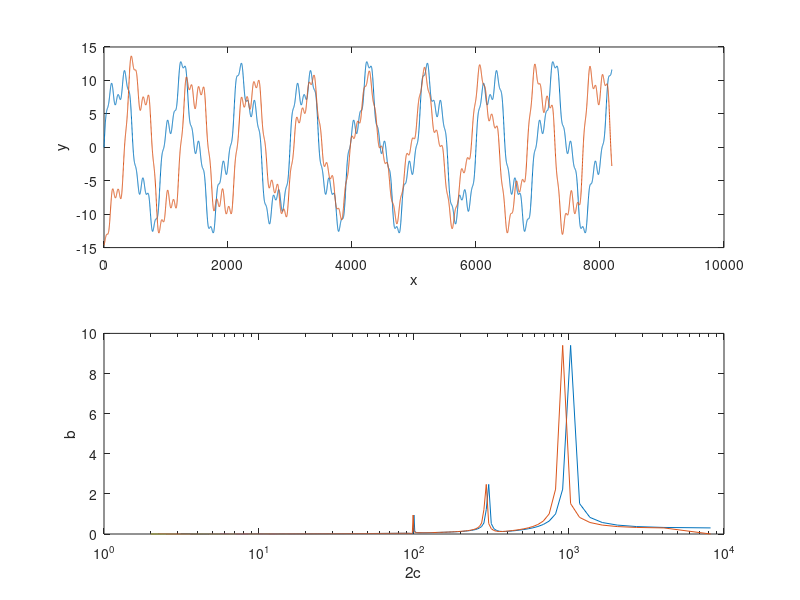

Reproduce this figure in MATLAB.
clear
close all
clc
nu=0.2;
mu=10e9;
P=1
;
L=8192;
x=[0:L-1]; %distance arbitrary units
A=[1 3 10];    %amplitudes in units of x
TA=[100 300 1000]; %wavelength in units of x
fA=1./TA;

%% create the synthetic fracture profile
a=zeros(1,length(x));
for n=1:length(A)
    a=a+A(n).*sin(2*pi.*fA(n).*x);
end
figure;
subplot(2,1,1);
plot(x,a); hold on
xlabel('x');
ylabel('y');
%% compute the FFT
afft=fft(a);
aa=abs(afft/L);
aa=2.*aa(1:L/2);
fs=1/mean(diff(x));
f=fs.*(0:((L/2)-1))/L;
lam=1./f;
subplot(2,1,2);
semilogx(lam,aa); hold on
xlabel('2c');
ylabel('b');
aao=zeros(1,L/2);
%% calculate the deformate amplitudes and wavelengths
for n=2:L/2
    c0=1/(2*f(n));  % initial length
    b0=aa(n);       % initial height
    c(n)=c0.*(1-2*(1-nu)./(3*mu*(b0/c0)).*P).^(1/2);
    c(n)=real(c(n));
    x0=0;
    if c(n)==0
        U=0;
    else
        U=2.*b0.*(c(n)./c0).^3.*(1-(x0./c(n)).^2).^(3/2); % deformed height
    end
    b(n)=U/2;
    b(n)=real(b(n));
    %% interpolate b on the original frequency
    ID=find(1./(2.*f)<=c(n));
    aao(ID)=aao(ID)+b(n);
end
aao=[0 diff(aao)];
subplot(2,1,2);
semilogx(lam,aao);

%% calculate iFFT
aad=[aao.*L./2 0 fliplr(aao(2:end).*L./2)];
%aad=[aa.*L./2 0 fliplr(aa(2:end).*L./2)];
aao=aad.*cos(angle(afft))+1i.*aad.*sin(angle(afft));
ao=ifft(aao);
subplot(2,1,1);
plot(x,real(ao));
